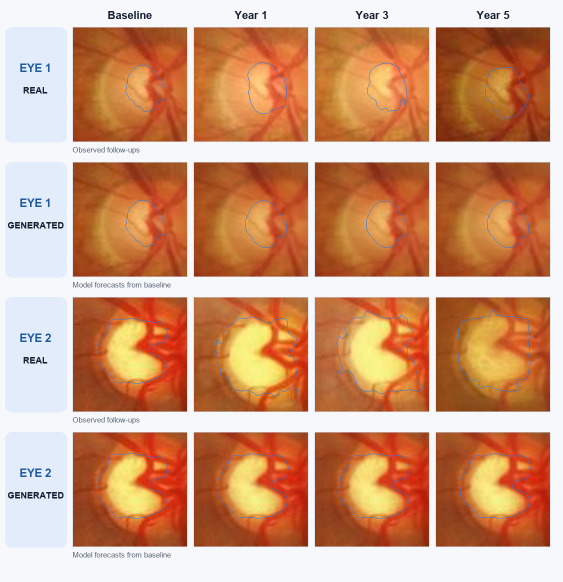
#> input picture docs/figures/sigf_two_eyes_16_papila_contours.png, 1125 x 1164 px, given in place of real_vs_generated_rows.png, which was not available (shown at 1/2 size)
$ python build_compact_paper_panel.py
#> lines starting #> are read from the running program, lines starting #| are printed output that depends on the picture; pictures that were not available may be replaced by others from this repository, and a replacement may not be noted
from pathlib import Path

from PIL import Image, ImageDraw, ImageFont


ROOT = Path(__file__).resolve().parents[1]
SOURCE = ROOT / "outputs/review/sigf_multitask_papila_contours_20260816"
OUTPUT = ROOT / "docs/figures/sigf_two_eyes_16_papila_contours.png"


def font(size: int, bold: bool = False) -> ImageFont.FreeTypeFont:
    name = "Arial Bold.ttf" if bold else "Arial.ttf"
    path = Path("/System/Library/Fonts/Supplemental") / name
    return ImageFont.truetype(str(path), size)


def main() -> None:
    tile_size = 230
    label_width = 145
    top = 54
    row_height = 270
    gap = 12
    width = label_width + 4 * tile_size + 3 * gap + 24
    height = top + 4 * row_height + 30
    canvas = Image.new("RGB", (width, height), "#f6f8fb")
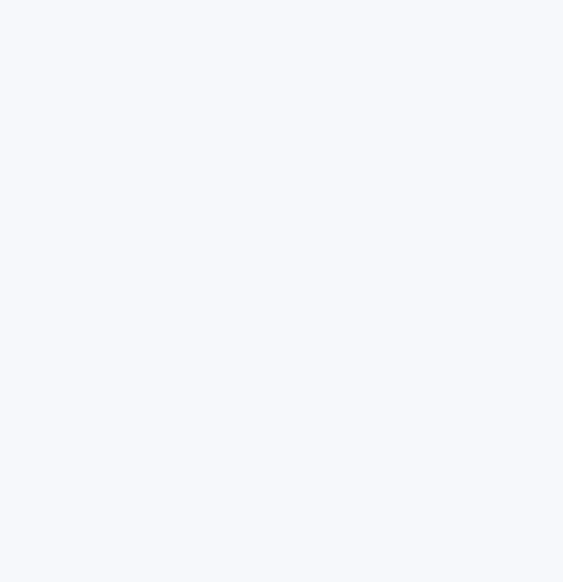
#> canvas: PIL image 1125x1164 RGB (shown at 1/2 size); mean R, G, B 246, 248, 251
    draw = ImageDraw.Draw(canvas)

    headings = ["Baseline", "Year 1", "Year 3", "Year 5"]
    for index, heading in enumerate(headings):
        x = label_width + index * (tile_size + gap) + tile_size // 2
        draw.text((x, 18), heading, fill="#172033", font=font(22, True), anchor="ma")

    rows = [
        ("C02", "REAL", 106),
        ("C02", "GENERATED", 476),
        ("C04", "REAL", 106),
        ("C04", "GENERATED", 476),
    ]
    for row_index, (case_id, kind, source_y) in enumerate(rows):
        source = Image.open(SOURCE / case_id / "real_vs_generated_rows.png").convert("RGB")
#> source is the input picture: PIL image 1125x1164 RGB; mean R, G, B 207.2, 153.3, 120.7
        y = top + row_index * row_height
        draw.rounded_rectangle((10, y, label_width - 12, y + tile_size), radius=14, fill="#e2ecfa")
        draw.text((label_width // 2 - 1, y + 82), f"EYE {1 if case_id == 'C02' else 2}",
                  fill="#1f5b9f", font=font(23, True), anchor="mm")
        draw.text((label_width // 2 - 1, y + 126), kind,
                  fill="#172033", font=font(18, True), anchor="mm")
        for column in range(4):
            source_x = 184 + column * 314
            crop = source.crop((source_x, source_y, source_x + 300, source_y + 300))
            crop = crop.resize((tile_size, tile_size), Image.Resampling.LANCZOS)
            x = label_width + column * (tile_size + gap)
            canvas.paste(crop, (x, y))
            draw.rectangle((x, y, x + tile_size - 1, y + tile_size - 1), outline="#ccd4df", width=1)
#> this loop made 4 passes
#> pass 1, in main, `crop = source.crop((source_x, source_y, source_x + 300, source_y + 300))`:
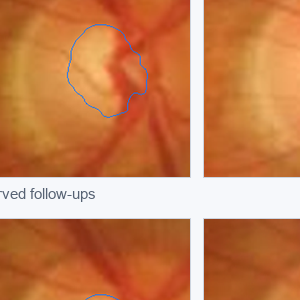
#> crop: PIL image 300x300 RGB; mean R, G, B 200.1, 129.3, 84.3
#> pass 1, in main, `crop = crop.resize((tile_size, tile_size), Image.Resampling.LANCZOS)`:
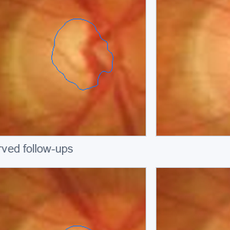
#> crop: PIL image 230x230 RGB; mean R, G, B 200.1, 129.3, 84.3
#> pass 2, in main, `crop = source.crop((source_x, source_y, source_x + 300, source_y + 300))`:
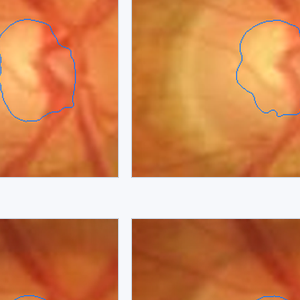
#> crop: PIL image 300x300 RGB; mean R, G, B 210.2, 139.3, 93.3
#> pass 2, in main, `crop = crop.resize((tile_size, tile_size), Image.Resampling.LANCZOS)`:
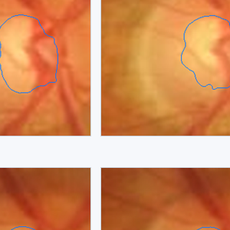
#> crop: PIL image 230x230 RGB; mean R, G, B 210.2, 139.3, 93.3
#> after the loop:
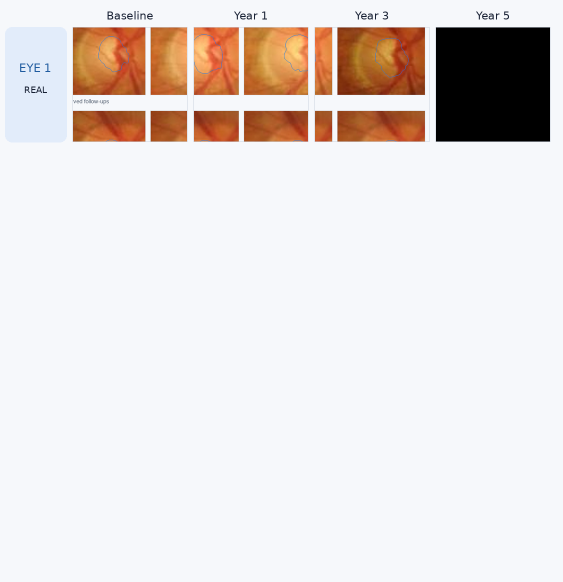
#> canvas: PIL image 1125x1164 RGB (shown at 1/2 size); mean R, G, B 229.8, 223.4, 221
#> after the loop: crop: PIL image 230x230 RGB; every value is 0
        note = "Observed follow-ups" if kind == "REAL" else "Model forecasts from baseline"
        draw.text((label_width, y + tile_size + 7), note, fill="#566273", font=font(15))

    OUTPUT.parent.mkdir(parents=True, exist_ok=True)
    canvas.save(OUTPUT, quality=95)
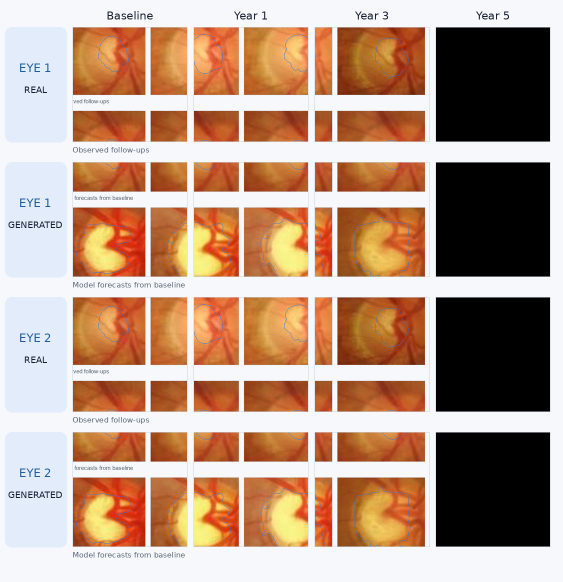
#> saved as sigf_two_eyes_16_papila_contours.png: PIL image 1125x1164 RGB (shown at 1/2 size); mean R, G, B 183.1, 152.1, 132.5
    print(OUTPUT)


if __name__ == "__main__":
    main()
